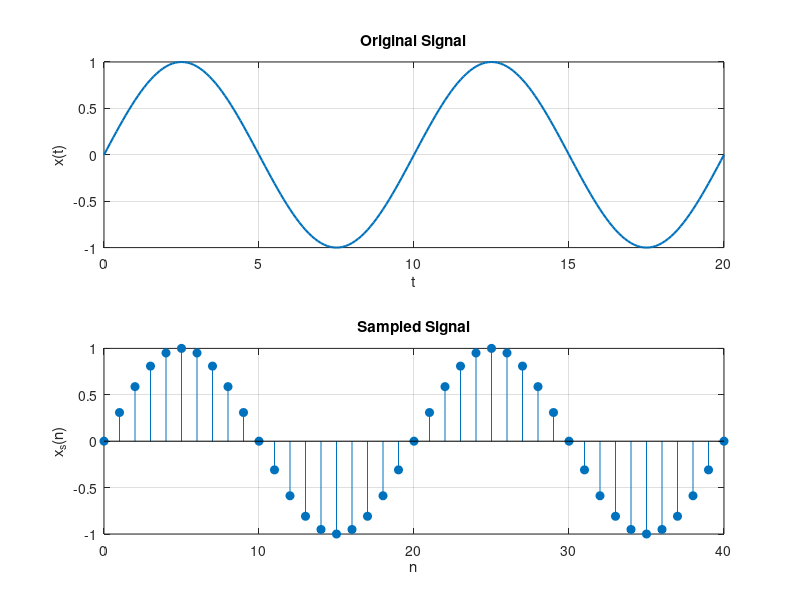
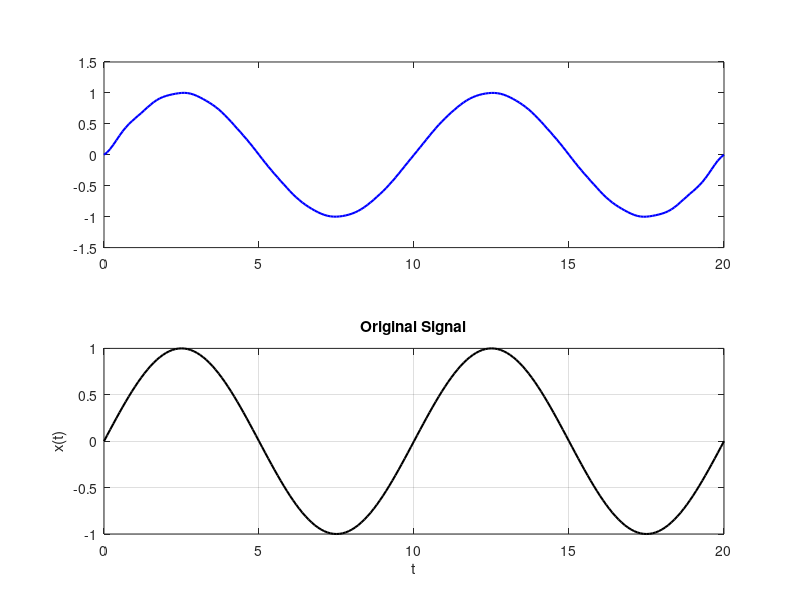
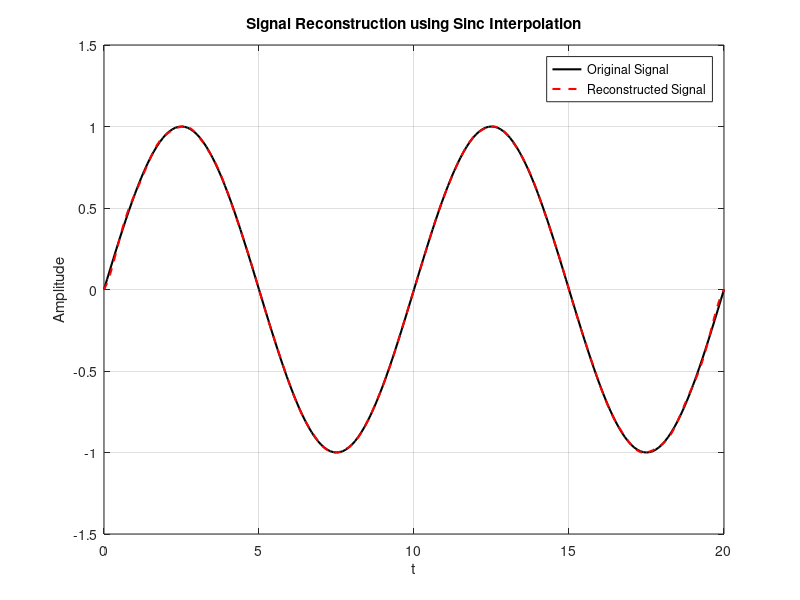

Write the MATLAB code that produced these figures, in order.
clc;
clear;
close all;

% Original signal
t = 0:0.1:20;
F1 = 0.1;
F2 = 0.2;

x = sin(2*pi*F1*t);
% x = sin(2*pi*F1*t) + sin(2*pi*F2*t);

% Plot original and sampled signals
figure(1);

subplot(2,1,1);
plot(t,x,'LineWidth',1.5);
title('Original Signal');
xlabel('t');
ylabel('x(t)');
grid on;

% Sampling every 5th sample
x_samples = x(1:5:end);
n = 0:length(x_samples)-1;

subplot(2,1,2);
stem(n,x_samples,'filled');
title('Sampled Signal');
xlabel('n');
ylabel('x_s(n)');
grid on;

% Reconstruction
figure(2);

subplot(2,1,2);
plot(t,x,'k','LineWidth',1.5);
xlabel('t');
ylabel('x(t)');
title('Original Signal');
grid on;

Ts = 0.5;          % Sampling interval (5 × 0.1)
x_recon = zeros(size(t));

subplot(2,1,1);

for k = 0:length(x_samples)-1

    % Display samples
    stem(n,x_samples,'filled');
    grid on;
    axis([0 length(x_samples)-1 -2 2]);

    if k == length(x_samples)-1
        title('Reconstruction Finished');
    else
        title('Sample-by-Sample Reconstruction');
    end

    % Sinc interpolation
    x_recon = x_recon + ...
        x_samples(k+1)*sinc((t - k*Ts)/Ts);

    hold off;
    plot(t,x_recon,'b','LineWidth',1.5);
    hold on;

    pause(0.2);
end

% Final reconstructed signal
figure(3);
plot(t,x,'k','LineWidth',1.5);
hold on;
plot(t,x_recon,'r--','LineWidth',1.5);
grid on;
legend('Original Signal','Reconstructed Signal');
title('Signal Reconstruction using Sinc Interpolation');
xlabel('t');
ylabel('Amplitude');
